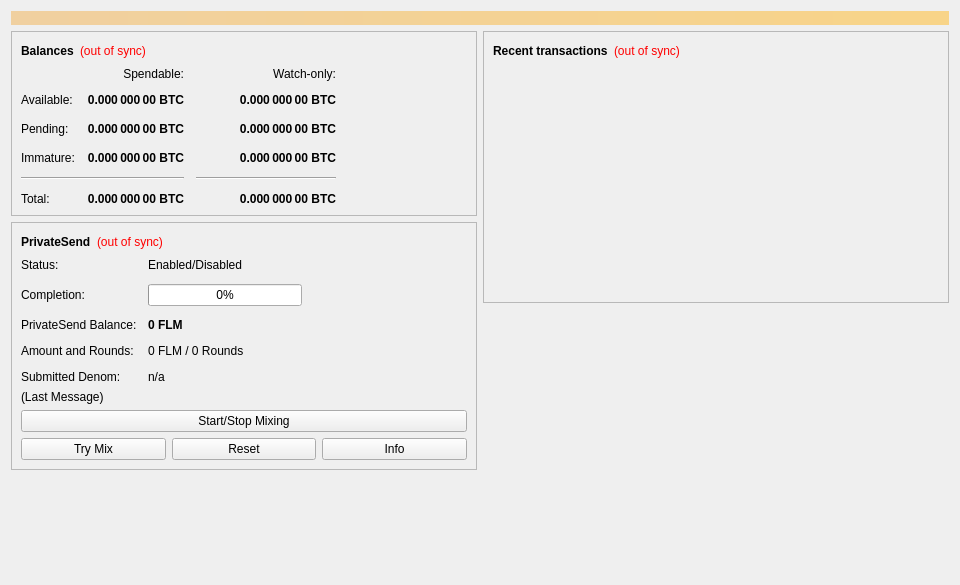
<?xml version="1.0" encoding="UTF-8"?>
<ui version="4.0">
 <class>OverviewPage</class>
 <widget class="QWidget" name="OverviewPage">
  <property name="geometry">
   <rect>
    <x>0</x>
    <y>0</y>
    <width>960</width>
    <height>585</height>
   </rect>
  </property>
  <property name="minimumSize">
   <size>
    <width>960</width>
    <height>0</height>
   </size>
  </property>
  <property name="windowTitle">
   <string>Form</string>
  </property>
  <layout class="QVBoxLayout" name="topLayout">
   <item>
    <widget class="QLabel" name="labelAlerts">
     <property name="visible">
      <bool>false</bool>
     </property>
     <property name="styleSheet">
      <string notr="true">QLabel { background-color: qlineargradient(x1: 0, y1: 0, x2: 1, y2: 0, stop:0 #F0D0A0, stop:1 #F8D488); color:#000000; }</string>
     </property>
     <property name="wordWrap">
      <bool>true</bool>
     </property>
     <property name="margin">
      <number>3</number>
     </property>
     <property name="textInteractionFlags">
      <set>Qt::TextSelectableByMouse</set>
     </property>
    </widget>
   </item>
   <item>
    <layout class="QHBoxLayout" name="horizontalLayout" stretch="1,1">
     <item>
      <layout class="QVBoxLayout" name="verticalLayout_2">
       <item>
        <widget class="QFrame" name="frame">
         <property name="frameShape">
          <enum>QFrame::StyledPanel</enum>
         </property>
         <property name="frameShadow">
          <enum>QFrame::Raised</enum>
         </property>
         <layout class="QVBoxLayout" name="verticalLayout_4">
          <item>
           <layout class="QHBoxLayout" name="horizontalLayout_4">
            <item>
             <widget class="QLabel" name="label_5">
              <property name="font">
               <font>
                <weight>75</weight>
                <bold>true</bold>
               </font>
              </property>
              <property name="text">
               <string>Balances</string>
              </property>
             </widget>
            </item>
            <item>
             <widget class="QLabel" name="labelWalletStatus">
              <property name="toolTip">
               <string>The displayed information may be out of date. Your wallet automatically synchronizes with the Folm network after a connection is established, but this process has not completed yet.</string>
              </property>
              <property name="styleSheet">
               <string notr="true">QLabel { color: red; }</string>
              </property>
              <property name="text">
               <string notr="true">(out of sync)</string>
              </property>
              <property name="alignment">
               <set>Qt::AlignLeading|Qt::AlignLeft|Qt::AlignVCenter</set>
              </property>
             </widget>
            </item>
            <item>
             <spacer name="horizontalSpacer_3">
              <property name="orientation">
               <enum>Qt::Horizontal</enum>
              </property>
              <property name="sizeHint" stdset="0">
               <size>
                <width>40</width>
                <height>20</height>
               </size>
              </property>
             </spacer>
            </item>
           </layout>
          </item>
          <item>
           <layout class="QGridLayout" name="gridLayout">
            <property name="spacing">
             <number>12</number>
            </property>
            <item row="2" column="2">
             <widget class="QLabel" name="labelWatchPending">
              <property name="font">
               <font>
                <weight>75</weight>
                <bold>true</bold>
               </font>
              </property>
              <property name="cursor">
               <cursorShape>IBeamCursor</cursorShape>
              </property>
              <property name="toolTip">
               <string>Unconfirmed transactions to watch-only addresses</string>
              </property>
              <property name="text">
               <string notr="true">0.000 000 00 BTC</string>
              </property>
              <property name="alignment">
               <set>Qt::AlignRight|Qt::AlignTrailing|Qt::AlignVCenter</set>
              </property>
              <property name="textInteractionFlags">
               <set>Qt::LinksAccessibleByMouse|Qt::TextSelectableByKeyboard|Qt::TextSelectableByMouse</set>
              </property>
             </widget>
            </item>
            <item row="2" column="1">
             <widget class="QLabel" name="labelUnconfirmed">
              <property name="font">
               <font>
                <weight>75</weight>
                <bold>true</bold>
               </font>
              </property>
              <property name="cursor">
               <cursorShape>IBeamCursor</cursorShape>
              </property>
              <property name="toolTip">
               <string>Total of transactions that have yet to be confirmed, and do not yet count toward the spendable balance</string>
              </property>
              <property name="text">
               <string notr="true">0.000 000 00 BTC</string>
              </property>
              <property name="alignment">
               <set>Qt::AlignRight|Qt::AlignTrailing|Qt::AlignVCenter</set>
              </property>
              <property name="textInteractionFlags">
               <set>Qt::LinksAccessibleByMouse|Qt::TextSelectableByKeyboard|Qt::TextSelectableByMouse</set>
              </property>
             </widget>
            </item>
            <item row="3" column="2">
             <widget class="QLabel" name="labelWatchImmature">
              <property name="font">
               <font>
                <weight>75</weight>
                <bold>true</bold>
               </font>
              </property>
              <property name="cursor">
               <cursorShape>IBeamCursor</cursorShape>
              </property>
              <property name="toolTip">
               <string>Mined balance in watch-only addresses that has not yet matured</string>
              </property>
              <property name="text">
               <string notr="true">0.000 000 00 BTC</string>
              </property>
              <property name="alignment">
               <set>Qt::AlignRight|Qt::AlignTrailing|Qt::AlignVCenter</set>
              </property>
              <property name="textInteractionFlags">
               <set>Qt::LinksAccessibleByMouse|Qt::TextSelectableByKeyboard|Qt::TextSelectableByMouse</set>
              </property>
             </widget>
            </item>
            <item row="4" column="0" colspan="2">
             <widget class="Line" name="lineSpendableBalance">
              <property name="orientation">
               <enum>Qt::Horizontal</enum>
              </property>
             </widget>
            </item>
            <item row="4" column="2">
             <widget class="Line" name="lineWatchBalance">
              <property name="sizePolicy">
               <sizepolicy hsizetype="Preferred" vsizetype="Fixed">
                <horstretch>0</horstretch>
                <verstretch>0</verstretch>
               </sizepolicy>
              </property>
              <property name="minimumSize">
               <size>
                <width>140</width>
                <height>0</height>
               </size>
              </property>
              <property name="orientation">
               <enum>Qt::Horizontal</enum>
              </property>
             </widget>
            </item>
            <item row="5" column="0">
             <widget class="QLabel" name="labelTotalText">
              <property name="text">
               <string>Total:</string>
              </property>
             </widget>
            </item>
            <item row="3" column="1">
             <widget class="QLabel" name="labelImmature">
              <property name="font">
               <font>
                <weight>75</weight>
                <bold>true</bold>
               </font>
              </property>
              <property name="cursor">
               <cursorShape>IBeamCursor</cursorShape>
              </property>
              <property name="toolTip">
               <string>Mined balance that has not yet matured</string>
              </property>
              <property name="text">
               <string notr="true">0.000 000 00 BTC</string>
              </property>
              <property name="alignment">
               <set>Qt::AlignRight|Qt::AlignTrailing|Qt::AlignVCenter</set>
              </property>
              <property name="textInteractionFlags">
               <set>Qt::LinksAccessibleByMouse|Qt::TextSelectableByKeyboard|Qt::TextSelectableByMouse</set>
              </property>
             </widget>
            </item>
            <item row="2" column="3">
             <spacer name="horizontalSpacer_2">
              <property name="orientation">
               <enum>Qt::Horizontal</enum>
              </property>
              <property name="sizeHint" stdset="0">
               <size>
                <width>40</width>
                <height>20</height>
               </size>
              </property>
             </spacer>
            </item>
            <item row="3" column="0">
             <widget class="QLabel" name="labelImmatureText">
              <property name="text">
               <string>Immature:</string>
              </property>
             </widget>
            </item>
            <item row="5" column="1">
             <widget class="QLabel" name="labelTotal">
              <property name="font">
               <font>
                <weight>75</weight>
                <bold>true</bold>
               </font>
              </property>
              <property name="cursor">
               <cursorShape>IBeamCursor</cursorShape>
              </property>
              <property name="toolTip">
               <string>Your current total balance</string>
              </property>
              <property name="text">
               <string notr="true">0.000 000 00 BTC</string>
              </property>
              <property name="alignment">
               <set>Qt::AlignRight|Qt::AlignTrailing|Qt::AlignVCenter</set>
              </property>
              <property name="textInteractionFlags">
               <set>Qt::LinksAccessibleByMouse|Qt::TextSelectableByKeyboard|Qt::TextSelectableByMouse</set>
              </property>
             </widget>
            </item>
            <item row="5" column="2">
             <widget class="QLabel" name="labelWatchTotal">
              <property name="font">
               <font>
                <weight>75</weight>
                <bold>true</bold>
               </font>
              </property>
              <property name="cursor">
               <cursorShape>IBeamCursor</cursorShape>
              </property>
              <property name="toolTip">
               <string>Current total balance in watch-only addresses</string>
              </property>
              <property name="text">
               <string notr="true">0.000 000 00 BTC</string>
              </property>
              <property name="alignment">
               <set>Qt::AlignRight|Qt::AlignTrailing|Qt::AlignVCenter</set>
              </property>
              <property name="textInteractionFlags">
               <set>Qt::LinksAccessibleByMouse|Qt::TextSelectableByKeyboard|Qt::TextSelectableByMouse</set>
              </property>
             </widget>
            </item>
            <item row="0" column="2">
             <widget class="QLabel" name="labelWatchonly">
              <property name="text">
               <string>Watch-only:</string>
              </property>
              <property name="alignment">
               <set>Qt::AlignRight|Qt::AlignTrailing|Qt::AlignVCenter</set>
              </property>
             </widget>
            </item>
            <item row="1" column="0">
             <widget class="QLabel" name="labelBalanceText">
              <property name="text">
               <string>Available:</string>
              </property>
             </widget>
            </item>
            <item row="1" column="1">
             <widget class="QLabel" name="labelBalance">
              <property name="font">
               <font>
                <weight>75</weight>
                <bold>true</bold>
               </font>
              </property>
              <property name="cursor">
               <cursorShape>IBeamCursor</cursorShape>
              </property>
              <property name="toolTip">
               <string>Your current spendable balance</string>
              </property>
              <property name="text">
               <string notr="true">0.000 000 00 BTC</string>
              </property>
              <property name="alignment">
               <set>Qt::AlignRight|Qt::AlignTrailing|Qt::AlignVCenter</set>
              </property>
              <property name="textInteractionFlags">
               <set>Qt::LinksAccessibleByMouse|Qt::TextSelectableByKeyboard|Qt::TextSelectableByMouse</set>
              </property>
             </widget>
            </item>
            <item row="1" column="2">
             <widget class="QLabel" name="labelWatchAvailable">
              <property name="font">
               <font>
                <weight>75</weight>
                <bold>true</bold>
               </font>
              </property>
              <property name="cursor">
               <cursorShape>IBeamCursor</cursorShape>
              </property>
              <property name="toolTip">
               <string>Your current balance in watch-only addresses</string>
              </property>
              <property name="text">
               <string notr="true">0.000 000 00 BTC</string>
              </property>
              <property name="alignment">
               <set>Qt::AlignRight|Qt::AlignTrailing|Qt::AlignVCenter</set>
              </property>
              <property name="textInteractionFlags">
               <set>Qt::LinksAccessibleByMouse|Qt::TextSelectableByKeyboard|Qt::TextSelectableByMouse</set>
              </property>
             </widget>
            </item>
            <item row="2" column="0">
             <widget class="QLabel" name="labelPendingText">
              <property name="text">
               <string>Pending:</string>
              </property>
             </widget>
            </item>
            <item row="0" column="1">
             <widget class="QLabel" name="labelSpendable">
              <property name="text">
               <string>Spendable:</string>
              </property>
              <property name="alignment">
               <set>Qt::AlignRight|Qt::AlignTrailing|Qt::AlignVCenter</set>
              </property>
             </widget>
            </item>
           </layout>
          </item>
         </layout>
        </widget>
       </item>
       <item>
        <widget class="QFrame" name="framePrivateSend">
         <property name="layoutDirection">
          <enum>Qt::LeftToRight</enum>
         </property>
         <property name="frameShape">
          <enum>QFrame::StyledPanel</enum>
         </property>
         <property name="frameShadow">
          <enum>QFrame::Raised</enum>
         </property>
         <layout class="QVBoxLayout" name="VerticalLayout_PS1">
          <item>
           <layout class="QHBoxLayout" name="horizontalLayout_5">
            <item>
             <widget class="QLabel" name="labelPrivateSendHeader">
              <property name="font">
               <font>
                <weight>75</weight>
                <bold>true</bold>
               </font>
              </property>
              <property name="text">
               <string>PrivateSend</string>
              </property>
             </widget>
            </item>
            <item>
             <widget class="QLabel" name="labelPrivateSendSyncStatus">
              <property name="toolTip">
               <string>The displayed information may be out of date. Your wallet automatically synchronizes with the Folm network after a connection is established, but this process has not completed yet.</string>
              </property>
              <property name="styleSheet">
               <string notr="true">QLabel { color: red; }</string>
              </property>
              <property name="text">
               <string notr="true">(out of sync)</string>
              </property>
              <property name="alignment">
               <set>Qt::AlignLeading|Qt::AlignLeft|Qt::AlignVCenter</set>
              </property>
             </widget>
            </item>
            <item>
             <spacer name="horizontalSpacer_4">
              <property name="orientation">
               <enum>Qt::Horizontal</enum>
              </property>
              <property name="sizeHint" stdset="0">
               <size>
                <width>40</width>
                <height>20</height>
               </size>
              </property>
             </spacer>
            </item>
           </layout>
          </item>
          <item>
           <layout class="QFormLayout" name="privateSendFormLayout">
            <property name="fieldGrowthPolicy">
             <enum>QFormLayout::AllNonFixedFieldsGrow</enum>
            </property>
            <property name="horizontalSpacing">
             <number>11</number>
            </property>
            <property name="verticalSpacing">
             <number>12</number>
            </property>
            <item row="0" column="0">
             <widget class="QLabel" name="labelPrivateSendEnabledText">
              <property name="text">
               <string>Status:</string>
              </property>
             </widget>
            </item>
            <item row="0" column="1">
             <widget class="QLabel" name="labelPrivateSendEnabled">
              <property name="text">
               <string>Enabled/Disabled</string>
              </property>
             </widget>
            </item>
            <item row="1" column="0">
             <widget class="QLabel" name="labelCompletitionText">
              <property name="text">
               <string>Completion:</string>
              </property>
             </widget>
            </item>
            <item row="1" column="1">
             <widget class="QProgressBar" name="privateSendProgress">
              <property name="maximumSize">
               <size>
                <width>154</width>
                <height>16777215</height>
               </size>
              </property>
              <property name="value">
               <number>0</number>
              </property>
             </widget>
            </item>
            <item row="2" column="0">
             <widget class="QLabel" name="labelAnonymizedText">
              <property name="text">
               <string>PrivateSend Balance:</string>
              </property>
             </widget>
            </item>
            <item row="2" column="1">
             <widget class="QLabel" name="labelAnonymized">
              <property name="font">
               <font>
                <weight>75</weight>
                <bold>true</bold>
               </font>
              </property>
              <property name="text">
               <string notr="true">0 FLM</string>
              </property>
             </widget>
            </item>
            <item row="3" column="0">
             <widget class="QLabel" name="labelAmountAndRoundsText">
              <property name="text">
               <string>Amount and Rounds:</string>
              </property>
             </widget>
            </item>
            <item row="3" column="1">
             <widget class="QLabel" name="labelAmountRounds">
              <property name="text">
               <string>0 FLM / 0 Rounds</string>
              </property>
             </widget>
            </item>
            <item row="4" column="0">
             <widget class="QLabel" name="labelSubmittedDenomText">
              <property name="text">
               <string>Submitted Denom:</string>
              </property>
             </widget>
            </item>
            <item row="4" column="1">
             <widget class="QLabel" name="labelSubmittedDenom">
              <property name="toolTip">
               <string>The denominations you submitted to the Masternode.&lt;br&gt;To mix, other users must submit the exact same denominations.</string>
              </property>
              <property name="text">
               <string>n/a</string>
              </property>
             </widget>
            </item>
           </layout>
          </item>
          <item>
           <layout class="QVBoxLayout" name="VerticalLayout_PS">
            <item>
             <widget class="QLabel" name="labelPrivateSendLastMessage">
              <property name="text">
               <string>(Last Message)</string>
              </property>
              <property name="alignment">
               <set>Qt::AlignLeading|Qt::AlignLeft|Qt::AlignTop</set>
              </property>
              <property name="wordWrap">
               <bool>true</bool>
              </property>
             </widget>
            </item>
            <item>
             <widget class="QPushButton" name="togglePrivateSend">
              <property name="sizePolicy">
               <sizepolicy hsizetype="MinimumExpanding" vsizetype="Fixed">
                <horstretch>0</horstretch>
                <verstretch>0</verstretch>
               </sizepolicy>
              </property>
              <property name="text">
               <string>Start/Stop Mixing</string>
              </property>
             </widget>
            </item>
            <item>
             <layout class="QHBoxLayout" name="horizontalLayout_debugbuttons">
              <item>
               <widget class="QPushButton" name="privateSendAuto">
                <property name="sizePolicy">
                 <sizepolicy hsizetype="MinimumExpanding" vsizetype="Fixed">
                  <horstretch>0</horstretch>
                  <verstretch>0</verstretch>
                 </sizepolicy>
                </property>
                <property name="toolTip">
                 <string>Try to manually submit a PrivateSend request.</string>
                </property>
                <property name="text">
                 <string>Try Mix</string>
                </property>
               </widget>
              </item>
              <item>
               <widget class="QPushButton" name="privateSendReset">
                <property name="sizePolicy">
                 <sizepolicy hsizetype="MinimumExpanding" vsizetype="Fixed">
                  <horstretch>0</horstretch>
                  <verstretch>0</verstretch>
                 </sizepolicy>
                </property>
                <property name="toolTip">
                 <string>Reset the current status of PrivateSend (can interrupt PrivateSend if it's in the process of Mixing, which can cost you money!)</string>
                </property>
                <property name="autoFillBackground">
                 <bool>false</bool>
                </property>
                <property name="text">
                 <string>Reset</string>
                </property>
               </widget>
              </item>
              <item>
               <widget class="QPushButton" name="privateSendInfo">
                <property name="sizePolicy">
                 <sizepolicy hsizetype="MinimumExpanding" vsizetype="Fixed">
                  <horstretch>0</horstretch>
                  <verstretch>0</verstretch>
                 </sizepolicy>
                </property>
                <property name="toolTip">
                 <string>Information about PrivateSend and Mixing</string>
                </property>
                <property name="text">
                 <string>Info</string>
                </property>
               </widget>
              </item>
             </layout>
            </item>
           </layout>
          </item>
         </layout>
        </widget>
       </item>
       <item>
        <spacer name="verticalSpacer">
         <property name="orientation">
          <enum>Qt::Vertical</enum>
         </property>
         <property name="sizeHint" stdset="0">
          <size>
           <width>20</width>
           <height>40</height>
          </size>
         </property>
        </spacer>
       </item>
      </layout>
     </item>
     <item>
      <layout class="QVBoxLayout" name="verticalLayout_3">
       <item>
        <widget class="QFrame" name="frame_2">
         <property name="frameShape">
          <enum>QFrame::StyledPanel</enum>
         </property>
         <property name="frameShadow">
          <enum>QFrame::Raised</enum>
         </property>
         <layout class="QVBoxLayout" name="verticalLayout">
          <item>
           <layout class="QHBoxLayout" name="horizontalLayout_2">
            <item>
             <widget class="QLabel" name="label_4">
              <property name="font">
               <font>
                <weight>75</weight>
                <bold>true</bold>
               </font>
              </property>
              <property name="text">
               <string>Recent transactions</string>
              </property>
             </widget>
            </item>
            <item>
             <widget class="QLabel" name="labelTransactionsStatus">
              <property name="toolTip">
               <string>The displayed information may be out of date. Your wallet automatically synchronizes with the Folm network after a connection is established, but this process has not completed yet.</string>
              </property>
              <property name="styleSheet">
               <string notr="true">QLabel { color: red; }</string>
              </property>
              <property name="text">
               <string notr="true">(out of sync)</string>
              </property>
              <property name="alignment">
               <set>Qt::AlignLeading|Qt::AlignLeft|Qt::AlignVCenter</set>
              </property>
             </widget>
            </item>
            <item>
             <spacer name="horizontalSpacer">
              <property name="orientation">
               <enum>Qt::Horizontal</enum>
              </property>
              <property name="sizeHint" stdset="0">
               <size>
                <width>40</width>
                <height>20</height>
               </size>
              </property>
             </spacer>
            </item>
           </layout>
          </item>
          <item>
           <widget class="QListView" name="listTransactions">
            <property name="styleSheet">
             <string notr="true">QListView { background: transparent; }</string>
            </property>
            <property name="frameShape">
             <enum>QFrame::NoFrame</enum>
            </property>
            <property name="verticalScrollBarPolicy">
             <enum>Qt::ScrollBarAlwaysOff</enum>
            </property>
            <property name="horizontalScrollBarPolicy">
             <enum>Qt::ScrollBarAlwaysOff</enum>
            </property>
            <property name="selectionMode">
             <enum>QAbstractItemView::NoSelection</enum>
            </property>
           </widget>
          </item>
         </layout>
        </widget>
       </item>
       <item>
        <spacer name="verticalSpacer_2">
         <property name="orientation">
          <enum>Qt::Vertical</enum>
         </property>
         <property name="sizeHint" stdset="0">
          <size>
           <width>20</width>
           <height>40</height>
          </size>
         </property>
        </spacer>
       </item>
      </layout>
     </item>
    </layout>
   </item>
  </layout>
 </widget>
 <resources/>
 <connections/>
</ui>
